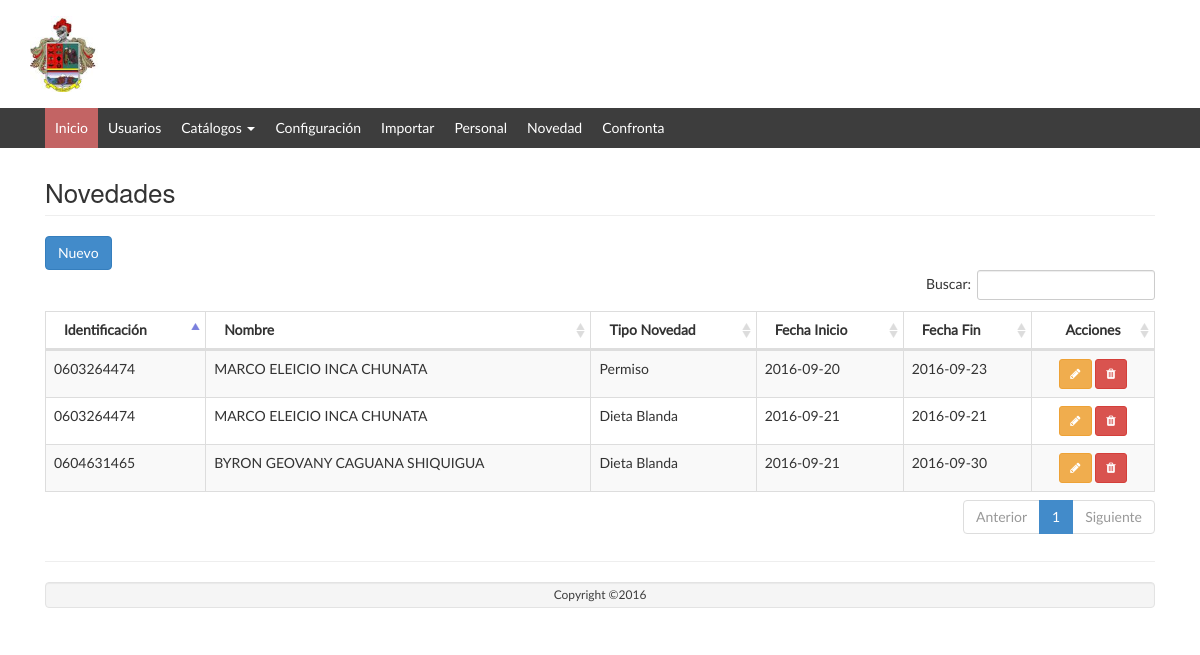
/Novedad/listar/, run on an earlier commit of the app's database.
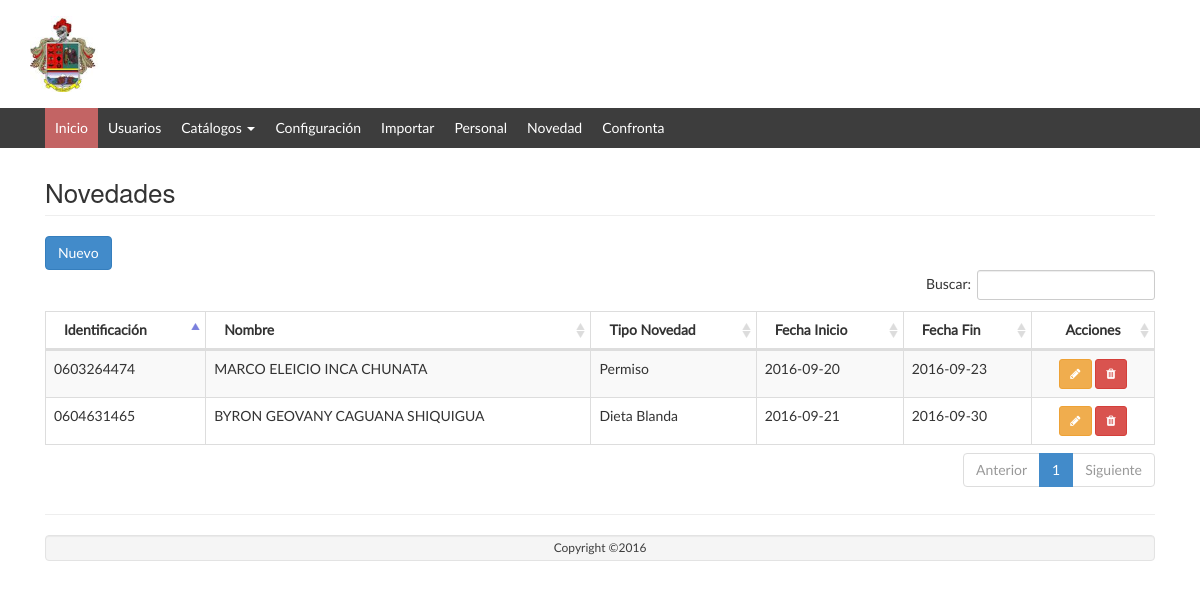
And on a later commit of the database.
### tables this page shows
CREATE TABLE `novedad` (
  `id` int(11) NOT NULL AUTO_INCREMENT,
  `persona_id` int(11) NOT NULL,
  `tipo_novedad_id` int(11) NOT NULL,
  `fecha_inicio` date NOT NULL,
  `fecha_fin` date NOT NULL,
  `url` varchar(64) DEFAULT NULL,
  `usuario_id` int(11) DEFAULT NULL,
  `activo` int(11) NOT NULL DEFAULT '1',
  PRIMARY KEY (`id`),
  KEY `fk_novedad_tipo_novedad1_idx` (`tipo_novedad_id`),
  KEY `fk_novedad_persona1_idx` (`persona_id`),
  CONSTRAINT `fk_novedad_persona1` FOREIGN KEY (`persona_id`) REFERENCES `persona` (`id`) ON DELETE NO ACTION ON UPDATE NO ACTION,
  CONSTRAINT `fk_novedad_tipo_novedad1` FOREIGN KEY (`tipo_novedad_id`) REFERENCES `tipo_novedad` (`id`) ON DELETE NO ACTION ON UPDATE NO ACTION
);

CREATE TABLE `persona` (
  `id` int(11) NOT NULL AUTO_INCREMENT,
  `unidad_id` int(11) NOT NULL,
  `grado_persona_id` int(11) NOT NULL,
  `identificacion` varchar(10) NOT NULL,
  `nombres` varchar(128) NOT NULL,
  `apellidos` varchar(128) NOT NULL,
  `arma` varchar(45) DEFAULT NULL,
  `telefono` varchar(10) DEFAULT NULL,
  `celular` varchar(10) DEFAULT NULL,
  `tarjeta` tinyint(4) NOT NULL DEFAULT '0',
  `usuario_id` int(11) DEFAULT '0',
  `activo` int(11) NOT NULL DEFAULT '1',
  PRIMARY KEY (`id`),
  KEY `fk_persona_unidad1_idx` (`unidad_id`),
  KEY `fk_persona_grado_persona1_idx` (`grado_persona_id`),
  CONSTRAINT `fk_persona_grado_persona1` FOREIGN KEY (`grado_persona_id`) REFERENCES `grado_persona` (`id`) ON DELETE NO ACTION ON UPDATE NO ACTION,
  CONSTRAINT `fk_persona_unidad1` FOREIGN KEY (`unidad_id`) REFERENCES `unidad` (`id`) ON DELETE NO ACTION ON UPDATE NO ACTION
);

CREATE TABLE `tipo_novedad` (
  `id` int(11) NOT NULL AUTO_INCREMENT,
  `nombre` varchar(128) NOT NULL,
  `descripcion` varchar(256) NOT NULL,
  `activo` tinyint(4) NOT NULL DEFAULT '1',
  PRIMARY KEY (`id`)
);

### app/controllers/NovedadController.php (called while the page is built, shortened)
<?php
require_once (PATH_MODELS . "/NovedadModel.php");
class NovedadController {
	public function listar() {
		$model = new NovedadModel();
		$unidad_id = 0;
		$datos = $model->getlistadoNovedad($unidad_id);
		require_once PATH_VIEWS."/Novedad/view.list.php";
	}
}

### index.php (called while the page is built, shortened)
<?php
if(isset($_GET['action'])){
	$redirect = ($_GET['action']!='')?$_GET['action']:"listar";
}
$controller = new $controllerName();
$controller->$redirect();
?>

### public/views/Novedad/index.php (called while the page is built, shortened)
<?php
require_once("../../../index.php");
?>

### app/models/NovedadModel.php (called while the page is built, shortened)
<?php
require_once(PATH_MODELS."/BaseModel.php");
class NovedadModel {
	public function getlistadoNovedad($unidad_id){
		$model = new BaseModel();
		$sql = "select n.*, p.nombres, p.apellidos, p.identificacion, t.nombre from novedad as n
				inner join persona as p on p.id = n.persona_id
				inner join tipo_novedad as t on t.id = n.tipo_novedad_id
				where p.unidad_id = ? or 0 = ? and n.activo = 1";
		return $model->execSql($sql, array($unidad_id,$unidad_id),true);
	}
}

### app/models/BaseModel.php (called while the page is built, shortened)
<?php
class BaseModel
{
	private $pdo;
	private function openConexion(){
		try{
			$this->pdo = new PDO('mysql:host='.HOSTNAME_DATABASE.';dbname='.DATABASE.';charset=utf8', USERNAME, PASSWORD);
			$this->pdo->setAttribute(PDO::ATTR_ERRMODE, PDO::ERRMODE_EXCEPTION);
		}
		catch(Exception $e){
			die($e->getMessage());
		}
	}
	private function closeConexion(){
		$this->pdo =  null;
	}
	public function execSql($sql,$parameters, $list = false, $obtainId = false){
		try	{
			$stm = $this->pdo->prepare($sql);
			$stm->execute($parameters);
			if($obtainId){
				$result = $this->pdo->lastInsertId();
			} else {
				if($list){
					$result = $stm->fetchAll(PDO::FETCH_OBJ);
				} else {
					$result = $stm->fetch(PDO::FETCH_OBJ);
				}
			}
		}catch(Exception $e){
			die($e->getMessage());
		}
		return $result;
	}
}

### public/views/Novedad/view.list.php (the view, shortened to what this page needs)
<?php include_once PATH_TEMPLATE.'/header.php';?>
<div class="row">
	<div class="col-lg-12">
    	<h1 class="page-header">Novedades</h1>
   	</div>
</div>
<div class="row">
	<div class="col-lg-12">
		<button class="btn btn-primary" id="modalOpen">
			<i class="glyphicon glyphicon-plus"></i> Nuevo
		</button>
	</div>
	<table class="table table-striped table-bordered table-hover" id="dataTables-example">
    <thead>
	    <tr>
	    	<th>Identificación</th>
	    	<th>Nombre</th>
	    	<th>Tipo Novedad</th>
		    <th>Fecha Inicio</th>
		    <th>Fecha Fin</th>
		    <th style="text-align: center;">Acciones</th>
	    </tr>
    </thead>
    <tbody>
    	<?php foreach ($datos as $item) {
    		echo "<tr><td>".$item->identificacion."</td>";
    		echo "<td>".$item->nombres." ".$item->apellidos."</td>";
    		echo "<td>".$item->nombre."</td>";
    		echo "<td>".$item->fecha_inicio." </td>";
    		echo "<td>".$item->fecha_fin." </td>";
    		echo "<td align='center'><a href='javascript: loadModal(".$item->id.")' class='btn btn-warning btn-sm' title='Editar' ><i class='fa fa-pencil'></i></a>
					  <a href='javascript:if(confirm(\"Está seguro que desea eliminar el elemento seleccionado?\")){redirect(".$item->id.");}' class='btn btn-danger btn-sm' title='Eliminar'><i class='fa fa-trash'></i></a></td>";
    	}?>
    </tbody>
    </table>
</div>
<?php include_once PATH_TEMPLATE.'/footer.php';?>
<link href="<?php echo PATH_CSS; ?>/dataTables.bootstrap.css" rel="stylesheet">
<link href="<?php echo PATH_CSS; ?>/bootstrapValidator.min.css" rel="stylesheet">
</body>
</html>

### public/template/header.php (shortened to what this page needs)
<!DOCTYPE html>
<html>
<head>
    <link href="<?php echo PATH_CSS; ?>/bootstrap.min.css" rel="stylesheet" type="text/css" />
    <link href="<?php echo PATH_CSS; ?>/jquery-ui.min.css" rel="stylesheet" type="text/css" />
    <link href="<?php echo PATH_CSS; ?>/google-fonts.css" rel="stylesheet" type="text/css" />
    <link href="<?php echo PATH_CSS; ?>/font-awesome.min.css" rel="stylesheet" type="text/css" />
    <link href="<?php echo PATH_CSS; ?>/style.css" rel="stylesheet" type="text/css" />
      </head>
      <body class="skin-black">
         <div class="navbar navbar-inverse set-radius-zero">
        <div class="container">
            <div class="navbar-header">
                <a class="navbar-brand" href="index.html">
                    <img src="<?php echo PATH_IMAGES.'/ejercito.jpg'?>" width="70px"/>
                </a>
            </div>
        </div>
    </div>
    <section class="menu-section">
        <div class="container">
            <div class="row">
                    <div class="navbar-collapse collapse ">
                        <ul id="menu-top" class="nav navbar-nav">
                            <li><a class="menu-top-active" href="index.html">Inicio</a></li>
                            <li><a href="../../Usuario/listar/">Usuarios</a></li>
                            <li class="dropdown">
                            	<a data-submenu="" data-toggle="dropdown" tabindex="0" aria-expanded="false">Catálogos
                            		<span class="caret"></span>
                            	</a>
                            </li>
                             <li><a href="login.html">Configuración</a></li>
                            <li><a href="blank.html">Importar</a></li>
                            <li><a href="../../Persona/listar/">Personal</a></li>
                            <li><a href="../../Novedad/listar/">Novedad</a></li>
                            <li><a href="../../Confronta/listar/">Confronta</a></li>
                        </ul>
                    </div>
            </div>
        </div>
    </section>
                <section class="content">
    <div class="content-wrapper">
        <div class="container">
            <div class="row">

### public/template/footer.php (shortened to what this page needs)
  <div class="row">
                <div class="col-xs-12">
                    <hr />
                    <footer class="text-center well">
                        <p>Copyright ©2016</p>
                    </footer>
                </div>
            </div>
</div>
</div>
</div>
 </section>

### public/web/css/style.css (style rules this page uses)
body { overflow-x: hidden!important; font-family: 'Lato', sans-serif; -webkit-font-smoothing: antialiased; min-height: 100%; background: #ffffff; }
.set-radius-zero { border-radius: 0px; -moz-border-radius: 0px; -webkit-border-radius: 0px; }
.menu-section { background-color: #3D3D3D; }
#menu-top a { color: #FFF; text-decoration: none; font-weight: 500; padding: 10px 10px 10px 10px; }
.menu-top-active { background-color: #C36464; }
.navbar-inverse { background-color: #C36464; border-color: transparent; }
.navbar { margin-bottom: 0px; }
footer { padding: 10px; color: #fff; font-size: 12px; background-color: #C36464; }
.navbar-inverse { border-color: transparent; margin-bottom: 0px; background-color: transparent; }
.well { margin-bottom: 0px; padding: 3px; color: #3d3d3d; }
p { margin: 0px; }
.content { padding: 20px 15px; background: #fff; overflow: auto; }
.row { margin-left: 0; margin-right: 0; }
.page-header { font-size: 26px; margin: 10px 0 20px; }

What changed in the data, as far as the page shows it:
no longer on this page (row edited): novedad: persona.identificacion "0603264474", persona.nombres "MARCO ELEICIO", persona.apellidos "INCA CHUNATA", tipo_novedad.nombre "Dieta Blanda", fecha_inicio "2016-09-21", fecha_fin "2016-09-21"
